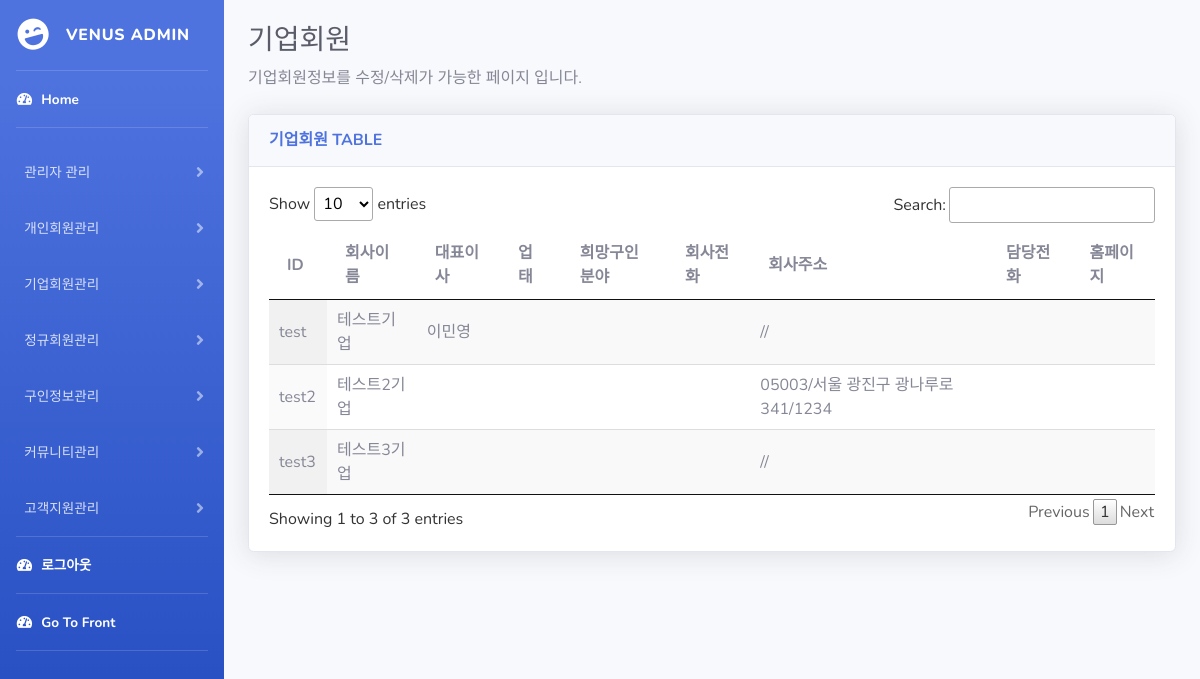
Screenshot of /admin/company.php (signed in) with the database file from the repository.
### tables this page shows
CREATE TABLE IF NOT EXISTS `company` (
  `companyId` varchar(50) NOT NULL,
  `companyCode` int(11) NOT NULL AUTO_INCREMENT,
  `crn` varchar(50) DEFAULT NULL,
  `password` varchar(50) DEFAULT NULL,
  `companyName` varchar(50) DEFAULT NULL,
  `ceoName` varchar(50) DEFAULT NULL,
  `phone` varchar(50) DEFAULT NULL,
  `fax` varchar(50) DEFAULT NULL,
  `address` varchar(50) DEFAULT '//',
  `managerName` varchar(50) DEFAULT NULL,
  `managerEmail` varchar(50) DEFAULT NULL,
  `managerPhone` varchar(50) DEFAULT NULL,
  `uptaeId` int(11) DEFAULT NULL,
  `guinId` int(11) DEFAULT NULL,
  `homepageUrl` varchar(50) DEFAULT NULL,
  PRIMARY KEY (`companyId`),
  UNIQUE KEY `companyCode` (`companyCode`),
  KEY `FK_company_uptae` (`uptaeId`),
  KEY `FK_company_guin` (`guinId`),
  CONSTRAINT `FK_company_guin` FOREIGN KEY (`guinId`) REFERENCES `guin` (`guinId`),
  CONSTRAINT `FK_company_uptae` FOREIGN KEY (`uptaeId`) REFERENCES `uptae` (`uptaeId`)
);

### admin/db/company/getCompany.php (called while the page is built, shortened)
<?php
function getCompany(){
    include 'db/dbcon.php';
    $select_stmt = $con->prepare("SELECT * FROM company");
    $select_stmt->execute();
    $result = $select_stmt->fetchAll(PDO::FETCH_ASSOC);
    return $result;
}
?>

### admin/company.php (the view, shortened to what this page needs)
<?php
include_once 'nav.php';
include_once 'db/company/getCompany.php';
?>
<link href="static/css/board.css" rel="stylesheet" type="text/css">
<div id="content-wrapper" class="d-flex flex-column">
    <div id="content">
        <div class="container-fluid">
            <h1 class="h3 mb-2 text-gray-800">기업회원</h1>
            <p class="mb-4">기업회원정보를 수정/삭제가 가능한 페이지 입니다.</p>
            <div class="card shadow mb-4">
                <div class="card-header py-3">
                    <h6 class="m-0 font-weight-bold text-primary">기업회원 TABLE</h6>
                </div>
                <div class="card-body">
                    <table id="example" class="display">
                        <thead>
                            <tr>
                                <th>ID</th>
                                <th>회사이름</th>
                                <th>대표이사</th>
                                <th>업태</th>
                                <th>희망구인분야</th>
                                <th>회사전화</th>
                                <th>회사주소</th>
                                <th>담당전화</th>
                                <th>홈페이지</th>
                            </tr>
                        </thead>
                        <tbody>
                            <?php $company = getCompany();
                            for($i=0;$i<sizeof($company);$i++){
                                echo "<tr class='company-table-row' id='id-company-".$company[$i]['companyId']."'>";
                                echo "<td>".$company[$i]['companyId']."</td>";
                                echo "<td>".$company[$i]['companyName']."</td>";
                                echo "<td>".$company[$i]['ceoName']."</td>";
                                echo "<td>".$company[$i]['uptaeId']."</td>";
                                echo "<td>".$company[$i]['jikjongId']."</td>";
                                echo "<td>".$company[$i]['phone']."</td>";
                                echo "<td>".$company[$i]['address']."</td>";
                                echo "<td>".$company[$i]['managerPhone']."</td>";
                                echo "<td>".$company[$i]['homepageUrl']."</td>";
                                echo "</tr>";
                            }
                            ?>
                        </tbody>
                    </table>
                </div>
            </div>
        </div>
    </div>
</div>

### admin/static/css/board.css (style rules this page uses)
table.dataTable { width: 100%; margin: 0 auto; clear: both; border-collapse: separate; border-spacing: 0 }
table.dataTable thead th, table.dataTable tfoot th { font-weight: bold }
table.dataTable thead th, table.dataTable thead td { padding: 10px 18px; border-bottom: 1px solid #111 }
table.dataTable thead .sorting, table.dataTable thead .sorting_asc, table.dataTable thead .sorting_desc, table.dataTable thead .sorting_asc_disabled, table.dataTable thead .sorting_desc_disabled { cursor: pointer; *cursor: hand; background-repeat: no-repeat; background-position: center right }
table.dataTable thead .sorting { background-image: url("../images/sort_both.png") }
table.dataTable thead .sorting_asc { background-image: url("../images/sort_asc.png") }
table.dataTable tbody tr { background-color: #ffffff }
table.dataTable tbody th, table.dataTable tbody td { padding: 8px 10px }
table.dataTable.row-border tbody th, table.dataTable.row-border tbody td, table.dataTable.display tbody th, table.dataTable.display tbody td { border-top: 1px solid #ddd }
table.dataTable.row-border tbody tr:first-child th, table.dataTable.row-border tbody tr:first-child td, table.dataTable.display tbody tr:first-child th, table.dataTable.display tbody tr:first-child td { border-top: none }
table.dataTable.stripe tbody tr.odd, table.dataTable.display tbody tr.odd { background-color: #f9f9f9 }
table.dataTable.order-column tbody tr>.sorting_1, table.dataTable.order-column tbody tr>.sorting_2, table.dataTable.order-column tbody tr>.sorting_3, table.dataTable.display tbody tr>.sorting_1, table.dataTable.display tbody tr>.sorting_2, table.dataTable.display tbody tr>.sorting_3 { background-color: #fafafa }
table.dataTable.display tbody tr.odd>.sorting_1, table.dataTable.order-column.stripe tbody tr.odd>.sorting_1 { background-color: #f1f1f1 }
table.dataTable.display tbody tr.even>.sorting_1, table.dataTable.order-column.stripe tbody tr.even>.sorting_1 { background-color: #fafafa }
table.dataTable.no-footer { border-bottom: 1px solid #111 }
table.dataTable, table.dataTable th, table.dataTable td { box-sizing: content-box }

### rows the page displays
company: companyId "test", companyName "테스트기업", ceoName "이민영", address "//"
company: companyId "test2", companyName "테스트2기업", address "05003/서울 광진구 광나루로 341/1234"
company: companyId "test3", companyName "테스트3기업", address "//"
